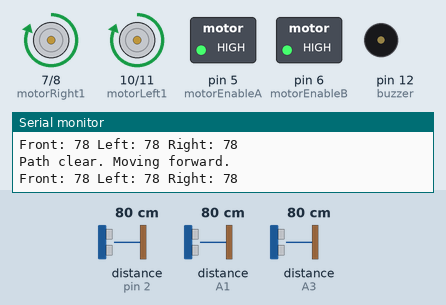
A sketch run on a simulated Arduino Uno, built with avr-gcc and run on an emulated ATmega328P. Parts: motor-driver pin pairs drawn as motors (green arrow = first pin HIGH = forward, orange = second pin HIGH = backward, longer = more drive), switched loads named in the sketch (green lamp = pin HIGH), buzzer (waves = sounding, pin HIGH), the last lines printed to the serial monitor. Wiring (inferred from the names in the program): 3 × ultrasonic range finder: trigger pin 4, echo pin 2 / trigger A0, echo A1 / trigger A2, echo A3. Inputs (shaded band) come from the test bench; at power-on: distance to the obstacle (sensors on pin 2, A1, A3) 80 cm. The echo pulse lasts 58.3 µs per cm; pins used as bus, display or sensor lines are not drawn.

Above: at 1.2 s.
1.3 s: distance to the obstacle (sensor on pin 2) set to 22 cm
2.8 s: distance to the obstacle (sensor on pin 2) set to 18 cm
At 3.4 s:
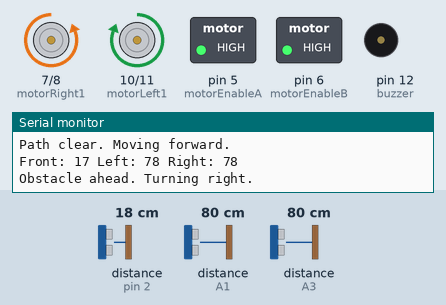
4.3 s: distance to the obstacle (sensor on A1) set to 86 cm
At 5.0 s:
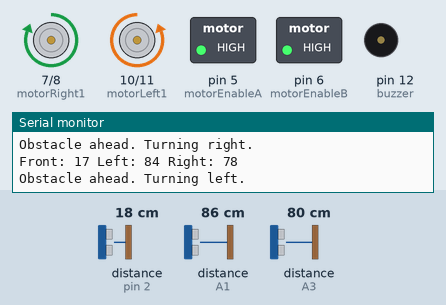
6.2 s: distance to the obstacle (sensor on A1) set to 2 cm
At 7.6 s:
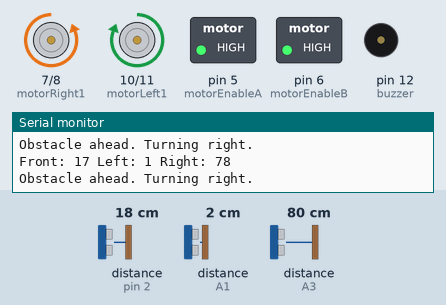
8.0 s: distance to the obstacle (sensor on A3) set to 22 cm
9.5 s: distance to the obstacle (sensor on A3) set to 18 cm
At 11.0 s:
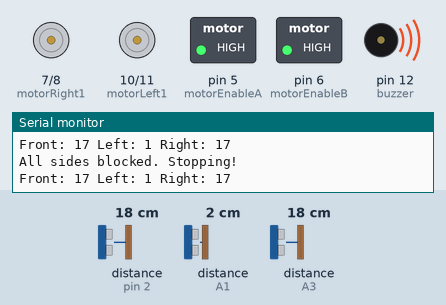
Timing chart, 0 to 12.0 s (numbered marks = the images above; inputs shaded):
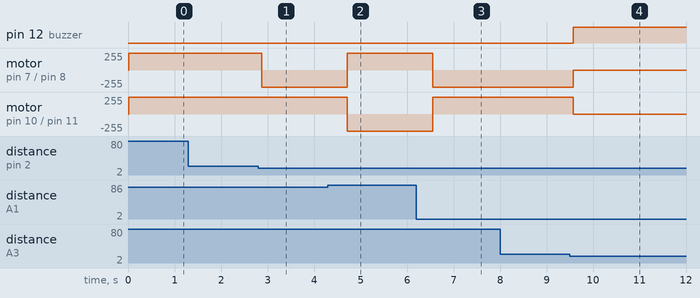

The sketch:

final_code_with_motors.ino
```cpp
// Motor Driver Pins
const int motorEnableA = 5; // Speed control for left motors
const int motorEnableB = 6; // Speed control for right motors
const int motorLeft1 = 10;  // IN1 for left motor direction
const int motorLeft2 = 11;  // IN2 for left motor direction
const int motorRight1 = 7;  // IN3 for right motor direction
const int motorRight2 = 8;  // IN4 for right motor direction

// Ultrasonic Sensor Pins
const int trigFront = 4;
const int echoFront = 2;
const int trigLeft = A0;
const int echoLeft = A1;
const int trigRight = A2;
const int echoRight = A3;

// Buzzer Pin
const int buzzer = 12;

// Variables for distances
long duration;
int distanceFront, distanceLeft, distanceRight;

// Function to calculate distance from ultrasonic sensor
int getDistance(int trigPin, int echoPin) {
  digitalWrite(trigPin, LOW);
  delayMicroseconds(2);
  digitalWrite(trigPin, HIGH);
  delayMicroseconds(10);
  digitalWrite(trigPin, LOW);
  duration = pulseIn(echoPin, HIGH);
  return duration * 0.034 / 2; // Convert to cm
}

void setup() {
  // Set ultrasonic sensor pins
  pinMode(trigFront, OUTPUT);
  pinMode(echoFront, INPUT);
  pinMode(trigLeft, OUTPUT);
  pinMode(echoLeft, INPUT);
  pinMode(trigRight, OUTPUT);
  pinMode(echoRight, INPUT);

  // Set motor driver pins
  pinMode(motorLeft1, OUTPUT);
  pinMode(motorLeft2, OUTPUT);
  pinMode(motorRight1, OUTPUT);
  pinMode(motorRight2, OUTPUT);
  pinMode(motorEnableA, OUTPUT);
  pinMode(motorEnableB, OUTPUT);

  // Set buzzer pin
  pinMode(buzzer, OUTPUT);

  Serial.begin(9600);

  // Enable motors at full speed
  analogWrite(motorEnableA, 255);
  analogWrite(motorEnableB, 255);
}

void loop() {
  // Measure distances
  distanceFront = getDistance(trigFront, echoFront);
  distanceLeft = getDistance(trigLeft, echoLeft);
  distanceRight = getDistance(trigRight, echoRight);

  // Print distances for debugging
  Serial.print("Front: "); Serial.print(distanceFront);
  Serial.print(" Left: "); Serial.print(distanceLeft);
  Serial.print(" Right: "); Serial.println(distanceRight);

  // Collision detection
  if (distanceFront < 20 && distanceLeft < 20 && distanceRight < 20) {
    Serial.println("All sides blocked. Stopping!");
    stopMotors();
    digitalWrite(buzzer, HIGH);
    return;
  } else {
    digitalWrite(buzzer, LOW);
  }

  // Obstacle avoidance
  if (distanceFront < 20) {
    if (distanceLeft > distanceRight) {
      Serial.println("Obstacle ahead. Turning left.");
      turnLeft();
    } else {
      Serial.println("Obstacle ahead. Turning right.");
      turnRight();
    }
    delay(500); // Allow the car to complete the turn
  } else {
    Serial.println("Path clear. Moving forward.");
    moveForward();
  }

  delay(100); // Delay for stability
}

// Function to stop motors
void stopMotors() {
  digitalWrite(motorLeft1, LOW);
  digitalWrite(motorLeft2, LOW);
  digitalWrite(motorRight1, LOW);
  digitalWrite(motorRight2, LOW);
}

// Function to move forward
void moveForward() {
  digitalWrite(motorLeft1, HIGH);
  digitalWrite(motorLeft2, LOW);
  digitalWrite(motorRight1, HIGH);
  digitalWrite(motorRight2, LOW);
}

// Function to turn left
void turnLeft() {
  digitalWrite(motorLeft1, LOW);
  digitalWrite(motorLeft2, HIGH);
  digitalWrite(motorRight1, HIGH);
  digitalWrite(motorRight2, LOW);
}

// Function to turn right
void turnRight() {
  digitalWrite(motorLeft1, HIGH);
  digitalWrite(motorLeft2, LOW);
  digitalWrite(motorRight1, LOW);
  digitalWrite(motorRight2, HIGH);
}
```

Measured:
- the behaviour switches between 21 and 20 cm on distance to the obstacle (sensor on pin 2) (found by bisection; images 0 and 1)
- the behaviour switches between 80 and 81 cm on distance to the obstacle (sensor on A1) (found by bisection; images 1 and 2)
- the behaviour switches between 21 and 20 cm on distance to the obstacle (sensor on A3) (found by bisection; images 3 and 4)
- after the input at 2.8 s, motor on pin 7 (motorRight1) / pin 8 (motorRight2): forward 255/255 → backward 255/255 after 0.08 s
- after the input at 4.3 s, motor on pin 7 (motorRight1) / pin 8 (motorRight2): backward 255/255 → forward 255/255 after 0.41 s; motor on pin 10 (motorLeft1) / pin 11 (motorLeft2): forward 255/255 → backward 255/255 after 0.41 s
- after the input at 6.2 s, motor on pin 7 (motorRight1) / pin 8 (motorRight2): forward 255/255 → backward 255/255 after 0.35 s; motor on pin 10 (motorLeft1) / pin 11 (motorLeft2): backward 255/255 → forward 255/255 after 0.35 s
- after the input at 9.5 s, pin 12 (buzzer): LOW → HIGH after 0.08 s; motor on pin 7 (motorRight1) / pin 8 (motorRight2): backward 255/255 → stopped after 0.08 s; motor on pin 10 (motorLeft1) / pin 11 (motorLeft2): forward 255/255 → stopped after 0.08 s
